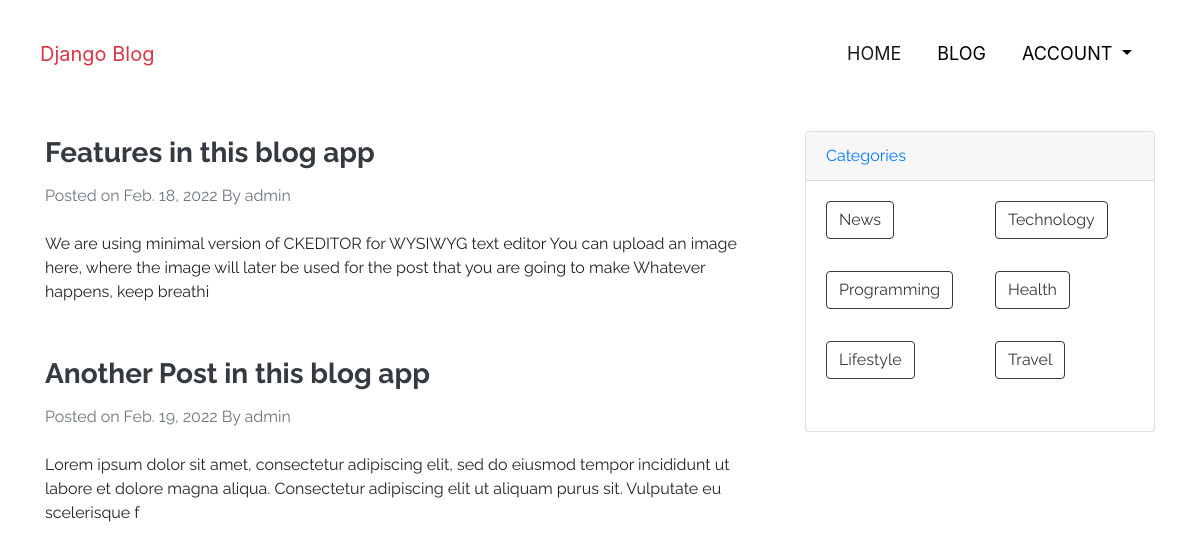
Page /blog/ (signed in) on the committed database.
### posts/models.py (models this page shows, shortened)
class Post(models.Model):
    created_at = models.DateField(auto_now_add=True)
    author = models.ForeignKey(User, on_delete=models.CASCADE)
    body_text = models.TextField()
    title = models.CharField(max_length=50)
    slug = models.SlugField(unique=True, default='', editable=False)
    img = models.ImageField(upload_to='images')
    edit_permission = models.IntegerField(choices=PERMISSION_CHOICES, default=1)
    categories = models.ManyToManyField(Category, default='uncategorized')
    class Meta:
        ordering = ('created_at',)

class Category(models.Model):
    name = models.CharField(max_length=20)

### posts/views.py (the view)
# urls.py: path('', views.BlogList.as_view(), name='bloglist')
class BlogList(ListView):
    template_name = 'posts/index.html'
    context_object_name = 'posts'
    model = Post

### posts/templatetags/post_tags.py (called while the page is built)
@register.simple_tag(takes_context=True)
def get_categories(context):
    return Category.objects.all()[0:6]

@register.filter(name='short_description')
def short_description(value, l=200):
    return ' '.join(re.findall('<p>([\w\d\s\,\.\-]+)</p>', value))[0:int(l)]

### posts/templates/posts/index.html (shortened to what this page needs)
{% extends 'main/base.html' %}
{% load post_tags %}
{% block content %}
{% include 'main/utils/navbar.html' %}
    <div class="container mt-5 body-blog">
       <div class="row">
           <div class="col-lg-8">
               {% for post in posts %}
               <article>
                   <header class="mb-4">
                       <a href="{% url 'blog:detail_blog' post.slug %}"><h3 class="title-blog text-dark">{{post.title}}</h3> </a>
                       <div class="text-muted mb-3 fst-italic">Posted on {{post.created_at}} By {{post.author}}</div>
                   </header>
                   <section class="mb-5">
                       {{post.body_text|short_description}}
                   </section>
               </article>
               {% endfor %}
           </div>
           <div class="col-lg-4">
               {% include 'posts/utils/categories-card.html' %}
           </div>
       </div>
    </div>
{% endblock %}

### posts/templates/posts/utils/categories-card.html
{% load post_tags %}
<div class="card">
    <div class="card-header">
        <a href="#">Categories</a>
    </div>
    <div class="card-body">
        <div class="row">
            {% get_categories as categories%}
            {% for category in categories %}
            <div class="col-sm-6">
                <ul class="list-unstyled">
                    <li>
                            <a href="#" class="btn btn-outline-dark mb-3">{{category.name}}</a>
                    </li>
                </ul>
            </div>
            {% endfor %}
        </div>
    </div>
</div>

### django_blog/static/main/css/styles.css (style rules this page uses)
.title-blog { font-weight: bold; line-height: 1.6; }
.body-blog { font-family: 'Dosis', sans-serif; font-family: 'Raleway', sans-serif; }

### rows in the picture
Post: title "Features in this blog app", created_at "Feb. 18, 2022", author "admin", body_text|short_description "We are using minimal version of CKEDITOR for WYSIWYG text editor You can upload an image here, where the image will later be used for the post that you are going to make Whatever happens, keep breathi"
Post: title "Another Post in this blog app", created_at "Feb. 19, 2022", author "admin", body_text|short_description "Lorem ipsum dolor sit amet, consectetur adipiscing elit, sed do eiusmod tempor incididunt ut labore et dolore magna aliqua. Consectetur adipiscing elit ut aliquam purus sit. Vulputate eu scelerisque f"
Category: name "News"
Category: name "Technology"
Category: name "Programming"
Category: name "Health"
Category: name "Lifestyle"
Category: name "Travel"
